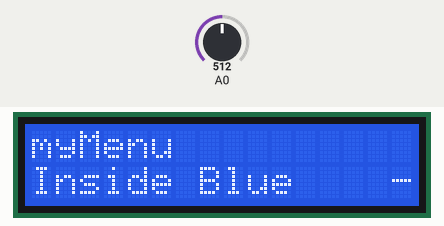
Recording of a sketch running on a simulated Arduino Uno, built with avr-gcc and run on an emulated ATmega328P. Parts: 16×2 character LCD. The inputs (shaded band) are chosen by the test bench; at power-on: A0 = 512.

Above: at 2.2 s.
2.3 s: A0 set to 415
3.8 s: A0 set to 389
At 4.26 s:
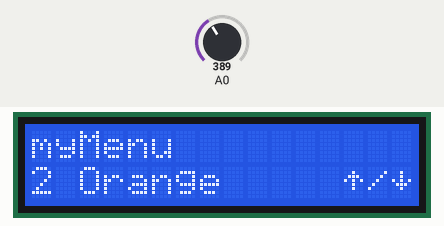
6.3 s: A0 set to 511
At 7.0 s:
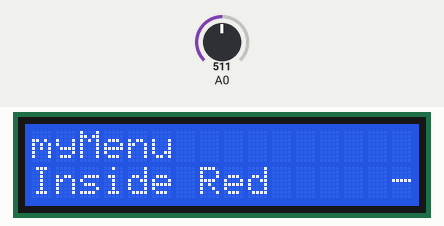
7.9 s: A0 set to 306
At 8.33 s:
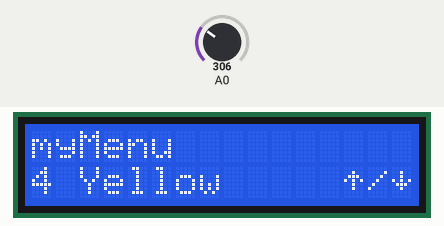
10.9 s: A0 set to 716
At 12.0 s:
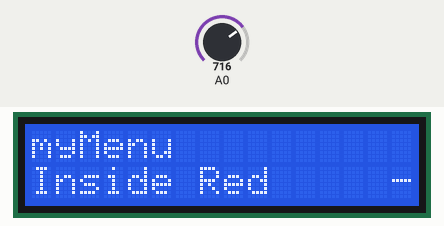
Timing chart, 0 to 13.5 s (numbered marks = the images above; inputs shaded):
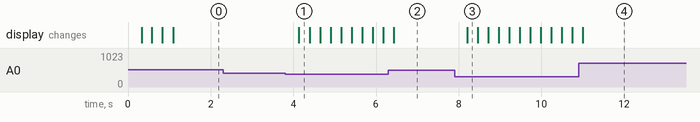

The sketch:

lcdmenu.ino
```cpp
//myMenu
#include <LiquidCrystal.h>
LiquidCrystal lcd(8, 9, 4, 5, 6, 7);

//Menu
String menu_name = "myMenu";
String menu_feature[4][2] = { {"1 Blue", "Inside Blue"}, {"2 Orange", "Inside Orange"}, {"3 Red", "Inside Red"}, {"4 Yellow", "Inside Yellow"} };
String button_name[5] = { "Left", "Right", "Up", "Down", "Select" };
int menu_page_curr = 1;
int menu_page_prev = 1;
int menu_page_total = 4;

//Keypad buttons
#define BTN_UP 200
#define BTN_DOWN 400
#define BTN_LEFT 600
#define BTN_RIGHT 60
#define BTN_SELECT 800

//Other
int button_type;
int animation_speed = 250;
int button_delay = 250;

//Custom characters
byte chr_arrowleft[8] = {
	0x00, 0x04, 0x08, 0x1F,
	0x08, 0x04, 0x00, 0x00
};
byte chr_arrowright[8] = {
	0x00, 0x04, 0x02, 0x1F,
	0x02, 0x04, 0x00, 0x00
};
byte chr_arrowup[8] = {
	0x00, 0x04, 0x0E, 0x15,
	0x04, 0x04, 0x00, 0x00
};
byte chr_arrowdown[8] = {
	0x00, 0x04, 0x04, 0x15,
	0x0E, 0x04, 0x00, 0x00
};
byte chr_slash[8] = {
	0x00, 0x01, 0x02, 0x04,
	0x08, 0x10, 0x00, 0x00
};
byte chr_indleft[8] = {
	0x00, 0x04, 0x08, 0x10,
	0x08, 0x04, 0x00, 0x00
};
byte chr_indright[8] = {
	0x00, 0x04, 0x02, 0x01,
	0x02, 0x04, 0x00, 0x00
};
byte chr_plus[8] = {
	0x00, 0x04, 0x04, 0x1F,
	0x04, 0x04, 0x00, 0x00
};
byte chr_minus[8] = {
	0x00, 0x00, 0x00, 0x1F,
	0x00, 0x00, 0x00, 0x00
};

/*
	Prints text to display
	desc > Will wrap to second display line
		   if text is bigger than 16 chars.
		   Doesn't work for text with more
		   than 32 chars (lcd resets).
	text: String > Text to print
	index: int > Index to print text at
	line: int > Line to print text at
*/
void printStr(String text, int index, int line) {
	if(text.length() > 16) {
		lcd.setCursor(0, 0);
		lcd.print(text);
		lcd.setCursor(0, 1);
		lcd.print(text.substring(17, text.length()));
	}
	else {
		lcd.setCursor(index, line);
		lcd.print(text);
	}
}

/*
	Prints custom character to display
	character: int > Text to print
	index: int > Index to print character at
	line: int > Line to print character at
*/
void printChr(int character, int index, int line) {
	lcd.setCursor(index, line);
	lcd.write(character);
}

/*
	Clears a desired display line
	line: int > Line to clear
*/
void clearLine(int line) {
	lcd.setCursor(0, line);
	lcd.print("                ");
}

//Initializes custom characters
void initChars() {
	lcd.createChar(0, chr_arrowleft);
	lcd.createChar(1, chr_arrowright);
	lcd.createChar(2, chr_arrowup);
	lcd.createChar(3, chr_arrowdown);
	lcd.createChar(4, chr_slash);
	lcd.createChar(5, chr_indleft);
	lcd.createChar(6, chr_indright);
	lcd.createChar(7, chr_plus);
	lcd.createChar(8, chr_minus);
}

//Initializes the display
void initLCD() {
	lcd.clear();
	initChars();
	lcd.begin(16, 2);
	printStr(menu_name, 0, 0);
}

/*
	Prints loading animation
	desc > Supports user defined string for
		   up to 13 characters.
	text: String > Text to print
*/
void loadingAnimation(String text) {
	int text_length = text.length();

	if (text_length > 13) {
		printStr(String("Loading"), 0, 1);
		delay(animation_speed*4);
	}
	else {
		while (true) {

			printStr(text, 0, 1);
			delay(animation_speed);

			printStr(text, 0, 1);
			printStr(String("."), text_length, 1);
			delay(animation_speed);

			printStr(text, 0, 1);
			printStr(String(".."), text_length, 1);
			delay(animation_speed);

			printStr(text, 0, 1);
			printStr(String("..."), text_length, 1);
			delay(animation_speed);

			clearLine(1);
			break;
		}
	}
}

//Menu features
void printMenu() {
	clearLine(1);
	printChr(2, 13, 1);
	printChr(4, 14, 1);
	printChr(3, 15, 1);
	switch (menu_page_curr) {
		case 1:
			printStr(menu_feature[0][0], 0, 1);
			break;
		case 2:
			printStr(menu_feature[1][0], 0, 1);
			break;
		case 3:
			printStr(menu_feature[2][0], 0, 1);
			break;
		case 4:
			printStr(menu_feature[3][0], 0, 1);
			break;
	}
}

//Menu feature settings
void printFeatures() {
	clearLine(1);
	printChr(8, 15, 1);
	switch (menu_page_curr) {
		case 1:
			printStr(menu_feature[0][1], 0, 1);
			break;
		case 2:
			printStr(menu_feature[1][1], 0, 1);
			break;
		case 3:
			printStr(menu_feature[2][1], 0, 1);
			break;
		case 4:
			printStr(menu_feature[3][1], 0, 1);
			break;
	}
}

//Menu logic
void menuLogic() {
	if (button_type < BTN_DOWN) {
		menu_page_curr++;
		if (menu_page_curr > menu_page_total) {
			menu_page_curr = 1;
		}
		delay(button_delay);
	}
	else if (button_type < BTN_UP) {
		menu_page_curr--;
		if (menu_page_curr == 0) {
			menu_page_curr = menu_page_total;
		}
		delay(button_delay);
	}
	else if (button_type < BTN_SELECT) {
		printFeatures();
		delay(button_delay);
	}
	else if (button_type < BTN_LEFT) {
		//printStr(button_name[0], 0, 1);
		//delay(button_delay);
	}
	else if (button_type < BTN_RIGHT) {
		//printStr(button_name[1], 0, 1);
		//delay(button_delay);
	}

	if (menu_page_curr != menu_page_prev) {
		printMenu();
		menu_page_prev = menu_page_curr;
	}
}

void setup() {
	initLCD();

	loadingAnimation(String("Setup"));

	printMenu();
}

void loop() {
	button_type = analogRead(0);

	menuLogic();
}
```

Measured:
- the behaviour switches between 400 and 399 on A0 (found by bisection; images 0 and 1)
- after the input at 2.3 s, every drawn part: stays the same
- after the input at 3.8 s, the display: changes after 0.34 s (image 1)
- after the input at 6.3 s, the display: changes after 0.13 s (image 2)
- after the input at 7.9 s, the display: changes after 0.30 s (image 3)
- after the input at 10.9 s, the display: changes after 0.10 s (image 4)
